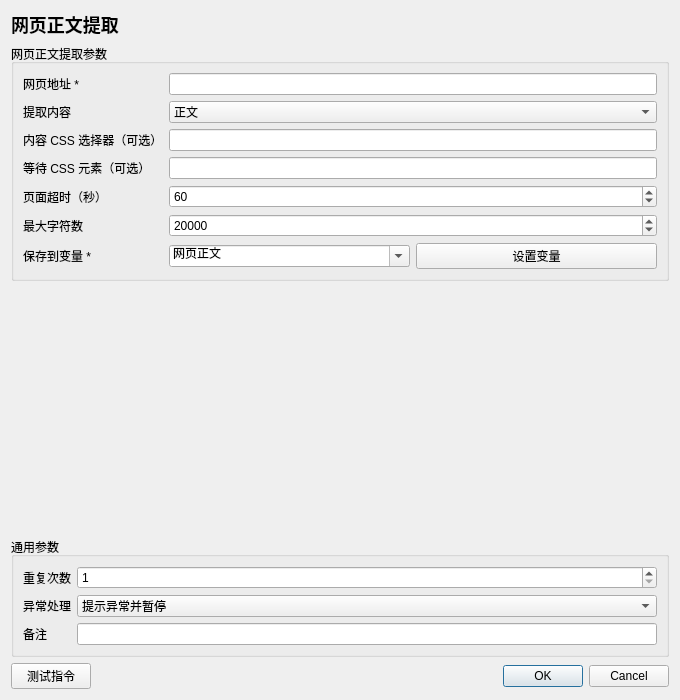
<?xml version='1.0' encoding='utf-8'?>
<ui version="4.0"><class>InstructionEditor</class><widget class="QDialog" name="InstructionEditor">
<property name="geometry"><rect><x>0</x><y>0</y><width>680</width><height>700</height></rect></property><property name="minimumSize"><size><width>560</width><height>480</height></size></property><property name="windowTitle"><string>网页正文提取</string></property>
<layout class="QVBoxLayout" name="rootLayout">
<item><widget class="QLabel" name="titleLabel"><property name="text"><string>网页正文提取</string></property><property name="styleSheet"><string>font-size: 18px; font-weight: 600;</string></property></widget></item>
<item><widget class="QGroupBox" name="parameterGroupBox"><property name="title"><string>网页正文提取参数</string></property><layout class="QFormLayout" name="parameterFormLayout"><item row="0" column="0"><widget class="QLabel" name="parameterLabel_0"><property name="text"><string>网页地址 *</string></property></widget></item><item row="0" column="1"><widget class="QLineEdit" name="parameter_0"><property name="text"><string /></property></widget></item><item row="1" column="0"><widget class="QLabel" name="parameterLabel_1"><property name="text"><string>提取内容</string></property></widget></item><item row="1" column="1"><widget class="QComboBox" name="parameter_1"><item><property name="text"><string>正文</string></property></item></widget></item><item row="2" column="0"><widget class="QLabel" name="parameterLabel_2"><property name="text"><string>内容 CSS 选择器（可选）</string></property></widget></item><item row="2" column="1"><widget class="QLineEdit" name="parameter_2"><property name="text"><string /></property></widget></item><item row="3" column="0"><widget class="QLabel" name="parameterLabel_3"><property name="text"><string>等待 CSS 元素（可选）</string></property></widget></item><item row="3" column="1"><widget class="QLineEdit" name="parameter_3"><property name="text"><string /></property></widget></item><item row="4" column="0"><widget class="QLabel" name="parameterLabel_4"><property name="text"><string>页面超时（秒）</string></property></widget></item><item row="4" column="1"><widget class="QSpinBox" name="parameter_4"><property name="minimum"><number>5</number></property><property name="maximum"><number>180</number></property><property name="value"><number>60</number></property></widget></item><item row="5" column="0"><widget class="QLabel" name="parameterLabel_5"><property name="text"><string>最大字符数</string></property></widget></item><item row="5" column="1"><widget class="QSpinBox" name="parameter_5"><property name="minimum"><number>500</number></property><property name="maximum"><number>200000</number></property><property name="value"><number>20000</number></property></widget></item><item row="6" column="0"><widget class="QLabel" name="parameterLabel_6"><property name="text"><string>保存到变量 *</string></property></widget></item><item row="6" column="1"><widget class="QWidget" name="parameterContainer_6"><layout class="QHBoxLayout" name="parameterLayout_6"><property name="leftMargin"><number>0</number></property><property name="rightMargin"><number>0</number></property><property name="topMargin"><number>0</number></property><property name="bottomMargin"><number>0</number></property><item><widget class="QComboBox" name="parameter_6"><property name="editable"><bool>true</bool></property><item><property name="text"><string>网页正文</string></property></item></widget></item><item><widget class="QPushButton" name="auxiliary_6"><property name="text"><string>设置变量</string></property></widget></item></layout></widget></item></layout></widget></item>
<item><spacer name="verticalSpacer"><property name="orientation"><enum>Qt::Vertical</enum></property><property name="sizeHint" stdset="0"><size><width>20</width><height>20</height></size></property></spacer></item>
<item><widget class="QGroupBox" name="commonGroupBox"><property name="title"><string>通用参数</string></property><layout class="QFormLayout" name="commonFormLayout">
<item row="0" column="0"><widget class="QLabel" name="repeatLabel"><property name="text"><string>重复次数</string></property></widget></item><item row="0" column="1"><widget class="QSpinBox" name="repeatSpinBox"><property name="minimum"><number>1</number></property><property name="maximum"><number>999999</number></property><property name="value"><number>1</number></property></widget></item>
<item row="1" column="0"><widget class="QLabel" name="errorPolicyLabel"><property name="text"><string>异常处理</string></property></widget></item><item row="1" column="1"><widget class="QComboBox" name="errorPolicyComboBox"><item><property name="text"><string>自动跳过</string></property></item><item><property name="text"><string>提示异常并暂停</string></property></item><item><property name="text"><string>提示异常并停止</string></property></item><property name="currentIndex"><number>1</number></property></widget></item>
<item row="2" column="0"><widget class="QLabel" name="noteLabel"><property name="text"><string>备注</string></property></widget></item><item row="2" column="1"><widget class="QLineEdit" name="noteEdit" /></item>
</layout></widget></item>
<item><layout class="QHBoxLayout" name="footerLayout"><item><widget class="QPushButton" name="testButton"><property name="text"><string>测试指令</string></property></widget></item><item><spacer name="footerSpacer"><property name="orientation"><enum>Qt::Horizontal</enum></property><property name="sizeHint" stdset="0"><size><width>40</width><height>20</height></size></property></spacer></item><item><widget class="QDialogButtonBox" name="buttonBox"><property name="standardButtons"><set>QDialogButtonBox::Cancel|QDialogButtonBox::Ok</set></property></widget></item></layout></item>
</layout></widget><resources /><connections /></ui>
